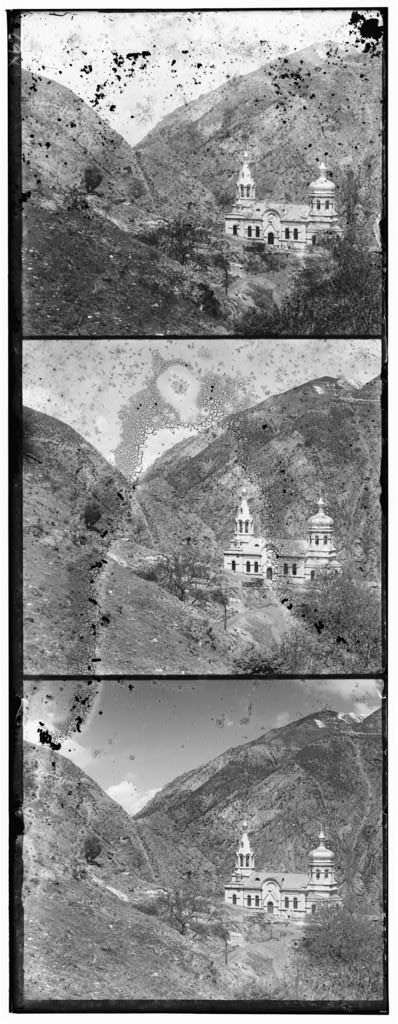
#> input picture html/images/raw_data/00056v.jpg, 398 x 1024 px; its folder holds only this picture in this run
$ python main.py ../html/images/raw_data/00056v.jpg   (older library calls are emulated)
#> lines starting #> are read from the running program, lines starting #| are printed output that depends on the picture
import cv2
import os
import numpy as np
import matplotlib.pyplot as plt
from os import listdir
from os.path import isfile, join
import sys

def get_all_images_in_directory(path):
  files = [f for f in listdir(path) if isfile(join(path, f))]
  return [f for f in files if f.split('.')[1] == 'jpg']


def read_image(filename):
  image = cv2.imread(filename, cv2.IMREAD_GRAYSCALE)
  return image


def get_image_channels(image):
  img_height, img_width = image.shape
  channel_height = img_height // 3

  image_with_channels = np.zeros((channel_height, img_width, 3), dtype='uint8')

  image_with_channels[:,:,0] = image[0:channel_height, :]   # Blue channel
  image_with_channels[:,:,1] = image[channel_height:channel_height * 2, :]   # Green channel
  image_with_channels[:,:,2] = image[channel_height * 2:channel_height * 3, :]   # Red channel

  # Image with all channels set and with color palette BGR
  return image_with_channels


def split_image_to_channels(image):
  return image[:,:,0], image[:,:,1], image[:,:,2]


def crop_borders(image, rate=0.05):
  height = image.shape[0]
  width = image.shape[1]

  height_crop_pixel = int(height * rate)
  width_crop_pixel = int(width * rate)

  # Crop the image with start and end pixel values
  return image[height_crop_pixel : height - height_crop_pixel, width_crop_pixel : width - width_crop_pixel, :]

# SSD calculation
def calculate_difference(channel1, shifted_channel2):
  return np.sum(np.square(channel1 - shifted_channel2))

def calculate_ssd(channel1, channel2, isLaplacian):
  window_size = 15  # [-15, 15] window size
  coordinates = [] # Shift coordinates
  min_distance = float('inf')   # Start with a huge number

  if isLaplacian:
    #Apply Laplacian Filtering to calculate SSD with looking at edges
    channel1 = cv2.Laplacian(channel1, cv2.CV_64F)
    channel2 = cv2.Laplacian(channel2, cv2.CV_64F)

  for i in np.arange(-window_size, window_size):
    for j in np.arange(-window_size, window_size):
      shift_channel2 = np.roll(channel2, [i, j], axis=(0, 1))
      distance = calculate_difference(channel1, shift_channel2)

      # If calculated differance is less than minimum distance value so far, set it and set the shift coordinates
      if distance <= min_distance:
        min_distance = distance
        coordinates = [i, j]

  return coordinates

def match_channels(image, isLaplacian):
  b, g, r = split_image_to_channels(image)

  R2B_coordinates = calculate_ssd(b, r, isLaplacian)
  G2B_coordinates = calculate_ssd(b, g, isLaplacian)

  print(f'Red channel shifted by: {R2B_coordinates}\tGreen channel shifted by: {G2B_coordinates}')
  # Apply calculated shift values
  alignedG = np.roll(g, G2B_coordinates, axis=(0, 1))
  alignedR = np.roll(r, R2B_coordinates, axis=(0, 1))

  # Return them as RGB color space
  return (np.dstack([alignedR, alignedG ,b]), G2B_coordinates, R2B_coordinates)

def gamma_correction(image):
  i_gamma = 1 / 0.7
  lut = np.array([((i / 255) ** i_gamma) * 255 for i in np.arange(0, 256)], dtype = 'uint8')
  return cv2.LUT(image, lut)

def sharpen_image(image):
  kernel = np.array([[-1,-1,-1], [-1,9,-1], [-1,-1,-1]])
  return cv2.filter2D(image, -1, kernel)

def equalize_histogram(image):
  yuv = cv2.cvtColor(image, cv2.COLOR_RGB2YUV)
  yuv[:,:,0] = cv2.equalizeHist(yuv[:,:,0]) # Y Channel
  return cv2.cvtColor(yuv, cv2.COLOR_YUV2RGB)

def run(isLaplacian = True, gamma = False, sharpen = False, eqHistogram = False):
  all_image_paths = get_all_images_in_directory('../html/images/raw_data/')

  crop_rate = 0.05

  for image_path in all_image_paths:
    print(f'Image: {image_path}')
    outputFileName = image_path.split(".")[0] + "_L" if isLaplacian else image_path.split(".")[0]
    image = read_image(f'../html/images/raw_data/{image_path}')
    colored_image = get_image_channels(image)
    cropped_image = crop_borders(colored_image, crop_rate)
    RGBmatched, G_shift_coord, R_shift_coord = match_channels(cropped_image, isLaplacian)
    outputImage = RGBmatched

    if gamma:
      outputImage = gamma_correction(outputImage)
      outputFileName += "_G"

    if sharpen:
      outputImage = sharpen_image(outputImage)
      outputFileName += "_S"

    if eqHistogram:
      outputImage = equalize_histogram(outputImage)
      outputFileName += "_H"


    figures = [cv2.cvtColor(colored_image, cv2.COLOR_BGR2RGB), RGBmatched, outputImage]
    titles = ["Colorized version before alignment", "Algined version", "Filtered version after alignment"]
    fig = plt.figure(figsize=(12, 5))
    fig.suptitle(image_path)
    ax = []
    for i in range(3):
      ax.append(fig.add_subplot(1, 3, i+1))
      ax[-1].set_title(titles[i])
      if i == 1:
        ax[-1].set_xlabel(f'G: {G_shift_coord}, R: {R_shift_coord}')
      ax[-1].set_xticks([])
      ax[-1].set_yticks([])
      plt.imshow(figures[i])
      # To save plot
      #plt.savefig(f'{outputFileName}.jpg', bbox_inches='tight')
    plt.show()

    cv2.imwrite(f'../output/{outputFileName}.jpg', cv2.cvtColor(outputImage, cv2.COLOR_RGB2BGR))

if __name__ == "__main__":
  laplacian, gamma, sharpen, hist = False, False, False, False

  for arg in sys.argv:
    if arg == "-l":
      laplacian = True
    elif arg == "-g":
      gamma = True
    elif arg == "-s":
      sharpen = True
    elif arg == "-h":
      hist = True

  run(isLaplacian=laplacian, gamma=gamma, sharpen=sharpen, eqHistogram=hist)
#> in read_image, image is the input picture: shape (1024, 398); min 0, max 255, mean 138.2
#> in match_channels, `b, g, r = split_image_to_channels(image)`:
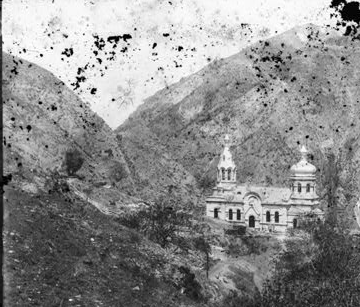
#> b: shape (307, 360); min 0, max 255, mean 140.4
#> in match_channels, `b, g, r = split_image_to_channels(image)`:
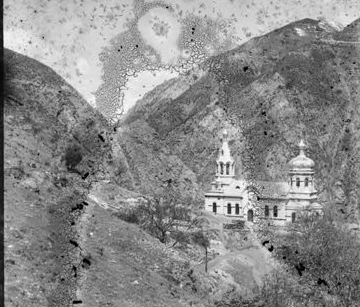
#> g: shape (307, 360); min 0, max 255, mean 138.3
#> in match_channels, `b, g, r = split_image_to_channels(image)`:
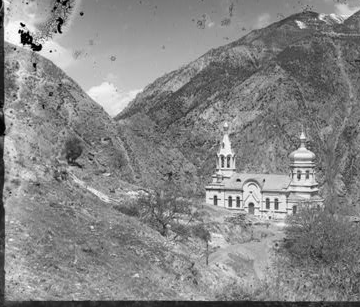
#> r: shape (307, 360); min 0, max 255, mean 134.8
#> after the loop in calculate_ssd, `for i in np.arange(-window_size, window_size):`: coordinates = [-2, 2]; min_distance = 11720436
#> in match_channels, `R2B_coordinates = calculate_ssd(b, r, isLaplacian)`: R2B_coordinates = [-2, 2]
#> in match_channels, `G2B_coordinates = calculate_ssd(b, g, isLaplacian)`: G2B_coordinates = [-15, -9]
#| Red channel shifted by: [-2, 2]	Green channel shifted by: [-15, -9]
#> in match_channels, `alignedG = np.roll(g, G2B_coordinates, axis=(0, 1))`:
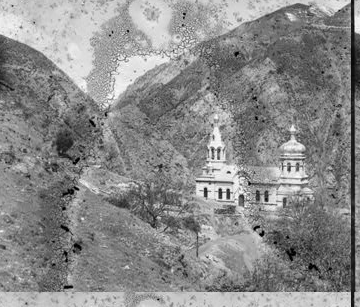
#> alignedG: shape (307, 360); min 0, max 255, mean 138.3
#> in run, `RGBmatched, G_shift_coord, R_shift_coord = match_channels(cropped_imag..`:
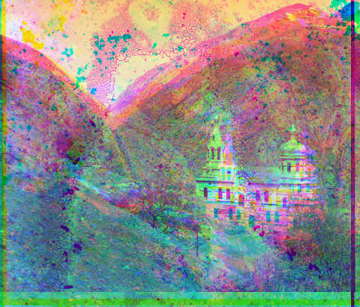
#> RGBmatched: shape (307, 360, 3); mean of channels 0, 1, 2 134.8, 138.3, 140.4; drawn as B, G, R
#> in run, `RGBmatched, G_shift_coord, R_shift_coord = match_channels(cropped_imag..`: R_shift_coord = [-2, 2]
#> after the loop in run, `for i in range(3):`: ax = 3 items
#> in run, `plt.show()`:
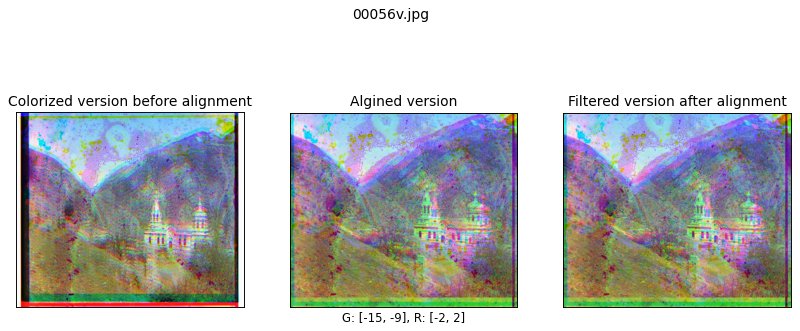
#> figure drawn by matplotlib, 3 panels
#> in run, `cv2.imwrite(f'../output/{outputFileName}.jpg', cv2.cvtColor(outputImag..`:
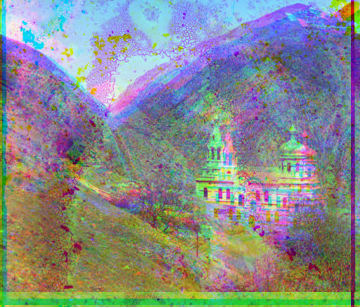
#> saved as 00056v.jpg: shape (307, 360, 3); mean B, G, R 140.4, 138.3, 134.8

$ run again, on html/images/raw_data/00153v.jpg
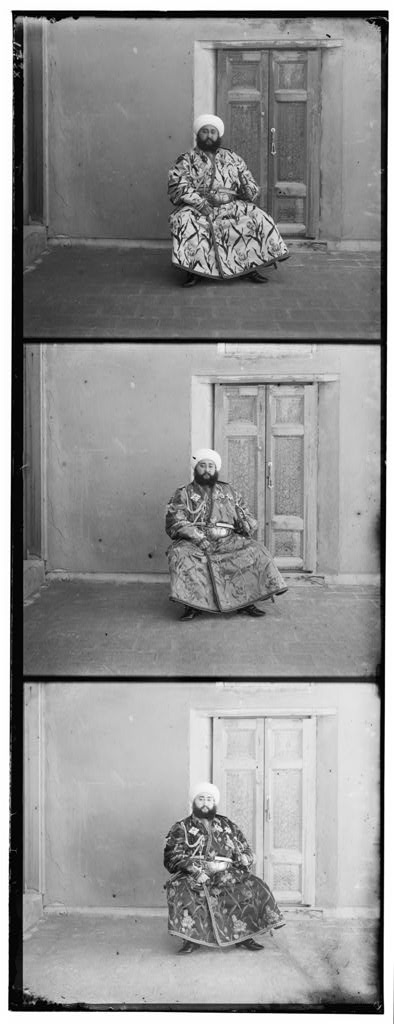
#> input picture html/images/raw_data/00153v.jpg, 394 x 1024 px
#> in read_image, image is the input picture: shape (1024, 394); min 0, max 255, mean 145.2
#> after the loop in calculate_ssd, `for i in np.arange(-window_size, window_size):`: coordinates = [-14, -10]; min_distance = 11860342
#> R2B_coordinates = [-14, -10]
#> G2B_coordinates = [-10, 14]
#| Red channel shifted by: [-14, -10]	Green channel shifted by: [-10, 14]
#> R_shift_coord = [-14, -10]
#> after the loop in run, `for i in range(3):`: ax = 3 items
#> in run, `cv2.imwrite(f'../output/{outputFileName}.jpg', cv2.cvtColor(outputImag..`:
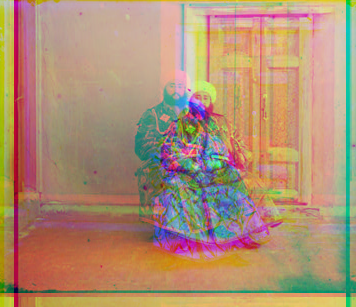
#> saved as 00153v.jpg: shape (307, 356, 3); mean B, G, R 115.6, 143.3, 175.1
